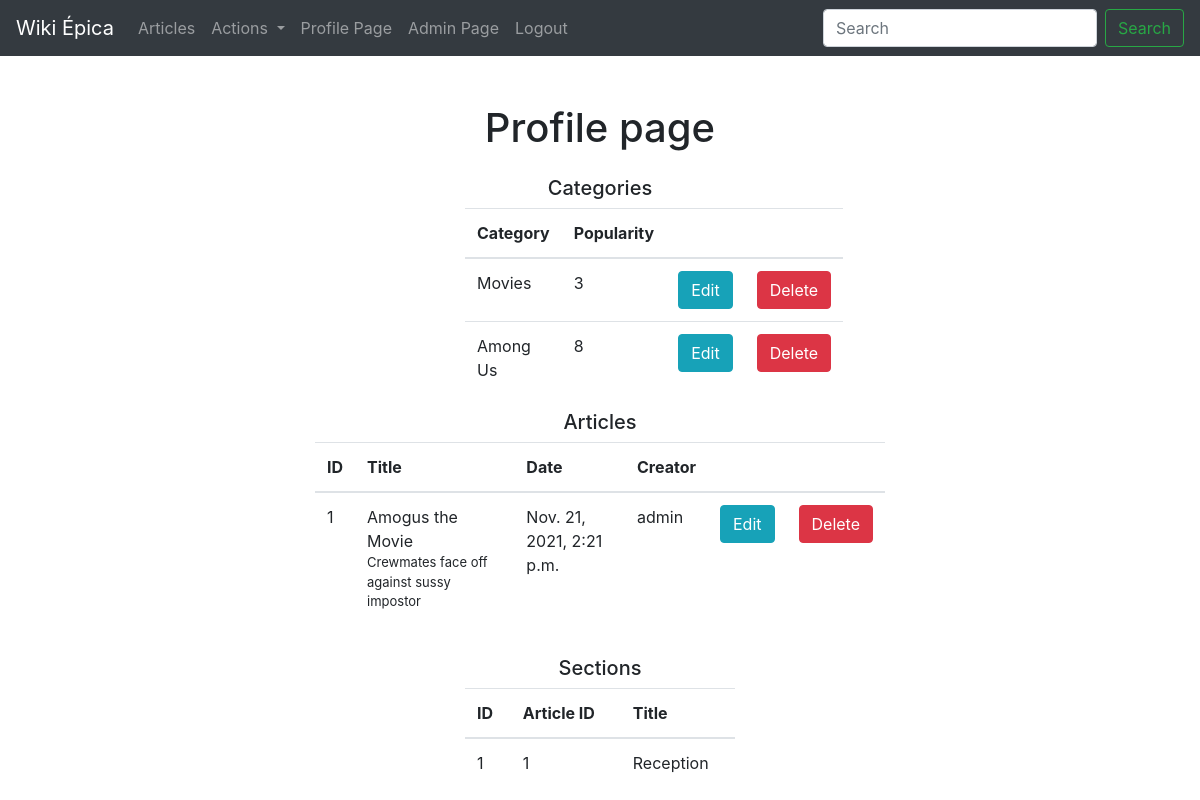
Before: /adminPage/ (signed in) with the older database file.
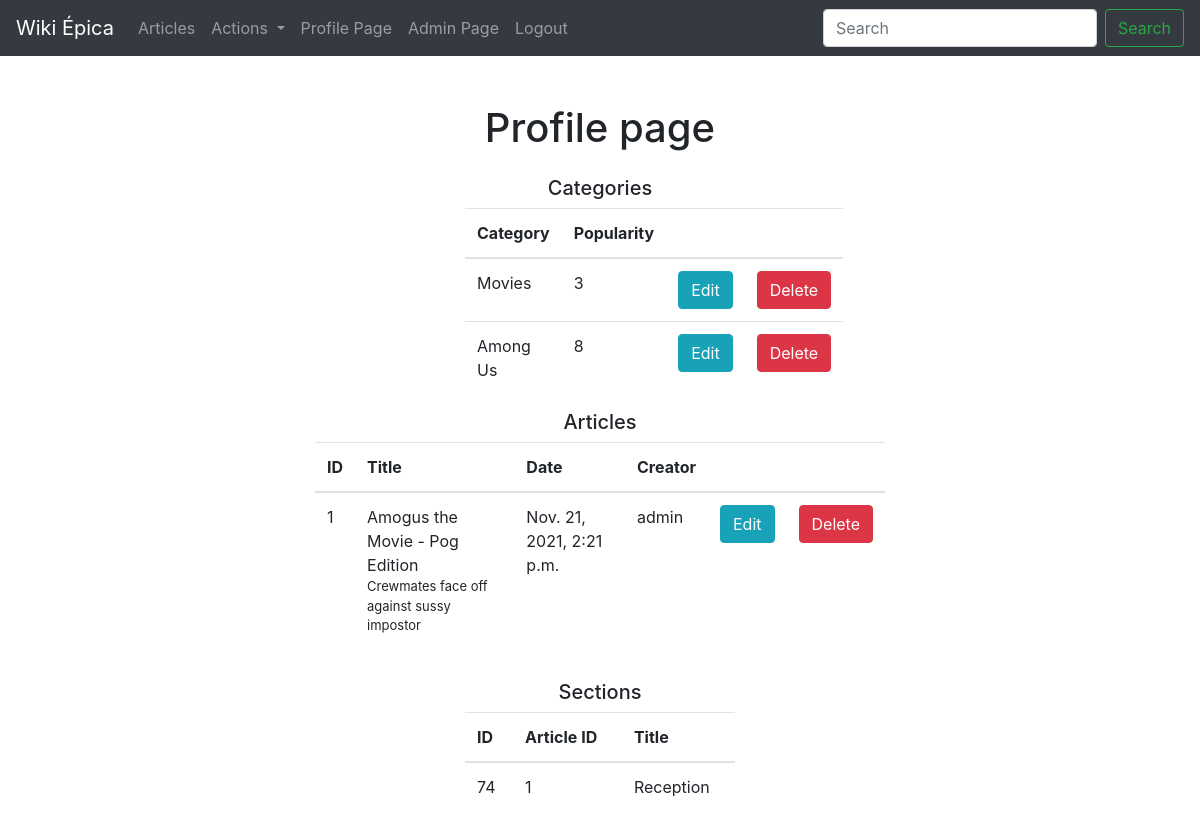
After: the same page with the newer database file.
### wiki/models.py (models this page shows, shortened)
class Category(models.Model):
    name = models.CharField(max_length=80)
    popularity = models.IntegerField()

class Article(models.Model):
    title = models.CharField(max_length=120)
    short_description = models.CharField(max_length=800)
    main_text = models.TextField()
    main_image = models.ImageField(upload_to=upload_path)
    side_card = models.JSONField()
    categories = models.ManyToManyField(Category)
    date_created = models.DateTimeField(default=datetime.datetime.now)
    date_last_modified = models.DateTimeField(default=datetime.datetime.now)
    created_by_user = models.ForeignKey(
        settings.AUTH_USER_MODEL,
        null=True,
        on_delete=models.SET_NULL,
        related_name="creator"
    )
    last_modified_by_user = models.ForeignKey(
        settings.AUTH_USER_MODEL,
        null=True,
        on_delete=models.SET_NULL
    )
    edit_restriction_level = models.IntegerField()

class Section(models.Model):
    id = models.BigAutoField(primary_key=True)
    article = models.ForeignKey(Article, on_delete=models.CASCADE)
    position = models.PositiveSmallIntegerField()
    title = models.CharField(max_length=120)
    text = models.TextField()
    image = models.ImageField(upload_to=upload_path)

### wiki/views.py (the view)
# urls.py: path('adminPage/', views.adminPage),
def adminPage(request):
    if request.POST:
        action = request.POST['action']
        if action == 'delete_article':
            articleID = request.POST['articleID']
            Article.objects.filter(id=articleID).delete()
    categories = Category.objects.all()
    articles = Article.objects.all()
    sections = Section.objects.all()
    params = {
        "categories": categories,
        "articles": articles,
        "sections": sections,
    }
    return render(request, "admin_page.html", params)

### wiki/templates/admin_page.html (shortened to what this page needs)
{% extends "layout.html" %}
{% block content %}
    <div class="d-flex justify-content-center mt-5"><h1>Profile page</h1></div>
    {% if not user.is_authenticated %}
        <div class="d-flex justify-content-center mt-5"><p class="text-danger">Please login to see this page.</p></div>
    {% elif not user.is_superuser %}
        <div class="d-flex justify-content-center mt-5"><p class="text-danger">You need admin permission level to see this page.</p></div>
    {% else %}
        <div class="container w-25 mt-3">
            <h5 class="d-flex justify-content-center">Categories</h5>
            <table class="table">
                <thead>
                    <tr>
                        <th scope="col">Category</th>
                        <th scope="col">Popularity</th>
                        <th scope="col"></th>
                        <th scope="col"></th>
                    </tr>
                </thead>
                <tbody>
                    {% for category in categories %}
                        <tr>
                            <td>{{ category.name }}</td>
                            <td>{{ category.popularity }}</td>
                            <td><button type="button" class="btn btn-info">Edit</button></td>
                            <td><button type="button" class="btn btn-danger">Delete</button></td>
                        </tr>
                    {% endfor %}
                </tbody>
            </table>
        </div>
        <div class="container w-50 mt-3">
            <h5 class="d-flex justify-content-center">Articles</h5>
            <table class="table">
                <thead>
                    <tr>
                        <th scope="col">ID</th>
                        <th scope="col">Title</th>
                        <th scope="col">Date</th>
                        <th scope="col">Creator</th>
                        <th scope="col"></th>
                        <th scope="col"></th>
                    </tr>
                </thead>
                <tbody>
                    {% for article in articles %}
                        <tr>
                            <td>{{ article.id }}</td>
                            <td>
                                {{ article.title }}
                                <p style="font-size: small">{{ article.short_description }}</p>
                            </td>
                            <td>{{ article.date_created }}</td>
                            <td>{{ article.created_by_user }}</td>
                            <td><a role="button" class="btn btn-info" style="color: white" href="/articles/edit/{{ article.id }}/">Edit</a></td>
                            <td>
                                <form action="." method="post">
                                    <input type="submit" value="Delete" role="button" class="btn btn-danger"></input>
                                </form>
                            </td>
                        </tr>
                    {% endfor %}
                </tbody>
            </table>
        </div>
        <div class="container w-25 mt-3">
            <h5 class="d-flex justify-content-center">Sections</h5>
            <table class="table">
                <thead>
                    <tr>
                        <th scope="col">ID</th>
                        <th scope="col">Article ID</th>
                        <th scope="col">Title</th>
                    </tr>
                </thead>
                <tbody>
                    {% for section in sections %}
                        <tr>
                            <td>{{ section.id }}</td>
                            <td>{{ section.article_id }}</td>
                            <td>{{ section.title }}</td>
                        </tr>
                    {% endfor %}
                </tbody>
            </table>
        </div>
    {% endif %}
{% endblock %}

Changed rows visible on the page:
removed Section: id "1", article_id "1", title "Reception"
changed Article "Crewmates face off against sussy impostor": title "Amogus the Movie" → "Amogus the Movie - Pog Edition"
added Section: id "74", article_id "1", title "Reception"
